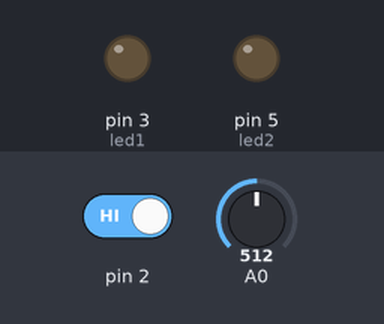
A sketch run on a simulated Arduino Uno, built with avr-gcc and run on an emulated ATmega328P. Parts: output pins drawn as LEDs (lit = HIGH). The inputs (shaded band) are chosen by the test bench; at power-on: A0 = 512, pin 2 HIGH. No radio packets arrive unless stated; pins used as bus, display or sensor lines are not drawn; what the sketch prints to the serial monitor is not drawn.

Above: at 1.2 s.
1.3 s: A0 set to 487
At 1.8 s:
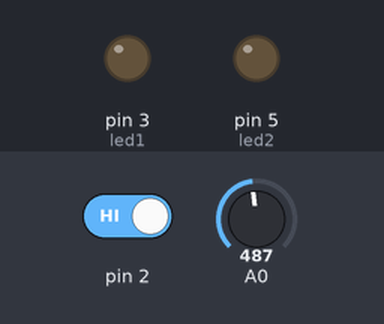
2.8 s: A0 set to 510
4.3 s: pin 2 driven LOW
At 5.1 s:
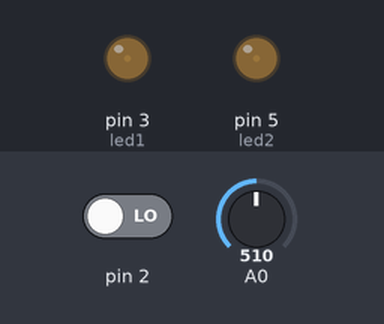
5.8 s: pin 2 driven HIGH
Timing chart, 0 to 8.3 s (numbered marks = the images above; inputs shaded):
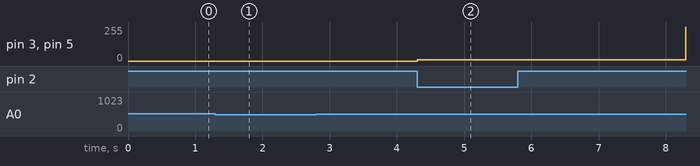

The sketch:

pole_1.ino
```cpp
#include <RF24Network.h>
#include <RF24.h>
#include <SPI.h>
#define led1 3
#define led2 5

RF24 radio(9, 10);               // nRF24L01 (CE,CSN)
RF24Network network(radio);      // Include the radio in the network
const uint16_t this_node = 01;   // Address of our node in Octal format ( 04,031, etc)
const uint16_t master00 = 00;    // Address of the other node in Octal format
unsigned long tbcommand;

const unsigned long interval = 10;  //ms  // How often to send data to the other unit
unsigned long last_sent;            // When did we last send?

int ldrvalue, irvalue;
int pole1status;

void setup() {
  Serial.begin(115200);

  SPI.begin();
  radio.begin();
  network.begin(90, this_node); //(channel, node address)
  radio.setDataRate(RF24_2MBPS);
  pinMode(led1,OUTPUT);
  pinMode(led2,OUTPUT);
  analogWrite(led1,0);
  analogWrite(led2,0);
}
void loop() {
  network.update();
  //===== Receiving =====//
  if( !network.available() ) {
    Serial.println("entered automatic mode");
   automatic(); //if nothing comes from the network the program always works in automatic mode only
  }


 else
 {
  Serial.println("eneterd manual mode");
  manual();//when a tbcommand is selected and pole receives a tbcommand from gateway the program then  enters manual mode
 }

}
void manual()
{

  //delay(1000);
  RF24NetworkHeader header;

    network.read(header, &tbcommand, sizeof(tbcommand)); // Read the incoming data
    Serial.println(tbcommand);

if(tbcommand == 1)
{
  digitalWrite(led1, LOW);
  digitalWrite(led2, LOW);

}
if(tbcommand== 50){
  analogWrite(led1, 10);
  analogWrite(led2, 10);

  }
if(tbcommand== 100){
  digitalWrite(led1, HIGH);
  digitalWrite(led2, HIGH);

}
delay(11000);
}
void automatic()
{
  Serial.println("automatic mode entered");
  ldrvalue = analogRead(A0);
 Serial.println(ldrvalue);
  irvalue = digitalRead(2);
 Serial.println(irvalue);

  if (ldrvalue >= 500 ){
    analogWrite(led1, 10);
    analogWrite(led2, 10);
    pole1status = 1;
  if (ldrvalue >= 500 && irvalue == 1){
    digitalWrite(led1, HIGH);
    digitalWrite(led2, HIGH);
    pole1status = 1;
  }
  }
  else if (irvalue == 0 || ldrvalue < 500) {
    digitalWrite(led1, LOW);
    digitalWrite(led2, LOW);
    pole1status = 0;

  }
 network.update();
  //===== Sending =====//
  unsigned long now = millis();
  if (now - last_sent >= interval) {   // If it's time to send a data, send it!
    last_sent = now;

    RF24NetworkHeader header(master00);   // (Address where the data is going)
    bool ok = network.write(header, &pole1status, sizeof(pole1status)); // Send the data
    Serial.println(pole1status);
  }
}
```

Measured:
- after the input at 1.3 s, pin 3 (led1), pin 5 (led2): stays 0/255 (without the input it goes to 255/255 after 1.5 s)
- after the input at 4.3 s, pin 3 (led1), pin 5 (led2): 0/255 → 10/255 at once
- after the input at 5.8 s, pin 3 (led1), pin 5 (led2): 10/255 → 255/255 after 2.5 s
